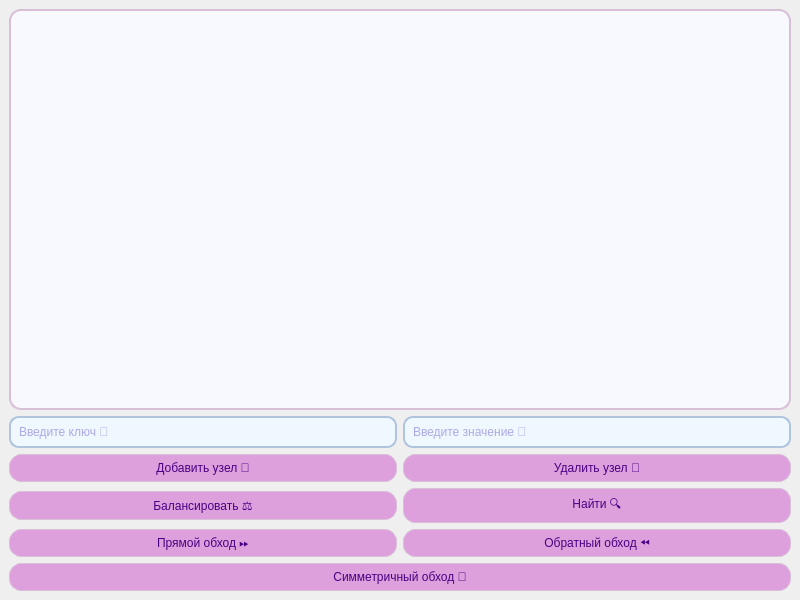
<?xml version="1.0" encoding="UTF-8"?>
<ui version="4.0">
 <class>MainWindow</class>
 <widget class="QMainWindow" name="MainWindow">
  <property name="geometry">
   <rect>
    <x>0</x>
    <y>0</y>
    <width>800</width>
    <height>600</height>
   </rect>
  </property>
  <property name="windowTitle">
   <string>💭 Dreamcore Tree 💭</string>
  </property>
  <widget class="QWidget" name="centralwidget">
   <layout class="QVBoxLayout" name="mainLayout">
    
    <!-- Дерево поиска -->
    <item>
     <widget class="QTreeWidget" name="treeWidget">
      <property name="headerHidden">
       <bool>true</bool>
      </property>
      <property name="styleSheet">
       <string notr="true">
        QTreeWidget {
            background-color: #f8f8ff;
            color: #6a5acd;
            border: 2px solid #d8bfd8;
            border-radius: 12px;
            padding: 6px;
        }
       </string>
      </property>
      <property name="minimumHeight">
       <number>250</number>
      </property>
     </widget>
    </item>

    <!-- Поля ввода -->
    <item>
     <layout class="QHBoxLayout" name="inputLayout">
      <item>
       <widget class="QLineEdit" name="lineEditKey">
        <property name="placeholderText">
         <string>Введите ключ 🔑</string>
        </property>
        <property name="styleSheet">
         <string notr="true">
          QLineEdit {
              background-color: #f0f8ff;
              color: #6a5acd;
              font: bold 12pt "Segoe UI";
              border: 2px solid #b0c4de;
              border-radius: 10px;
              padding: 6px;
          }
         </string>
        </property>
       </widget>
      </item>
      <item>
       <widget class="QLineEdit" name="lineEditValue">
        <property name="placeholderText">
         <string>Введите значение 🌸</string>
        </property>
        <property name="styleSheet">
         <string notr="true">
          QLineEdit {
              background-color: #f0f8ff;
              color: #6a5acd;
              font: bold 12pt "Segoe UI";
              border: 2px solid #b0c4de;
              border-radius: 10px;
              padding: 6px;
          }
         </string>
        </property>
       </widget>
      </item>
     </layout>
    </item>

    <!-- Кнопки управления деревом -->
    <item>
     <layout class="QGridLayout" name="buttonLayout">
      
      <item row="0" column="0">
       <widget class="QPushButton" name="buttonAdd">
        <property name="text">
         <string>Добавить узел 🌱</string>
        </property>
        <property name="styleSheet">
         <string notr="true">
          QPushButton {
              background-color: #dda0dd;
              color: #4b0082;
              font: bold 11pt "Segoe UI";
              border-radius: 12px;
              border: 1px solid #d8bfd8;
              padding: 6px 12px;
          }
          QPushButton:hover {
              background-color: #e6e6fa;
          }
         </string>
        </property>
        <property name="minimumHeight">
         <number>55</number>
        </property>
       </widget>
      </item>

      <item row="0" column="1">
       <widget class="QPushButton" name="buttonDelete">
        <property name="text">
         <string>Удалить узел 🍂</string>
        </property>
        <property name="styleSheet">
         <string notr="true">
          QPushButton {
              background-color: #dda0dd;
              color: #4b0082;
              font: bold 11pt "Segoe UI";
              border-radius: 12px;
              border: 1px solid #d8bfd8;
              padding: 6px 12px;
          }
          QPushButton:hover {
              background-color: #e6e6fa;
          }
         </string>
        </property>
        <property name="minimumHeight">
         <number>55</number>
        </property>
       </widget>
      </item>

      <item row="1" column="0">
       <widget class="QPushButton" name="buttonBalance">
        <property name="text">
         <string>Балансировать ⚖️</string>
        </property>
        <property name="styleSheet">
         <string notr="true">
          QPushButton {
              background-color: #dda0dd;
              color: #4b0082;
              font: bold 11pt "Segoe UI";
              border-radius: 12px;
              border: 1px solid #d8bfd8;
              padding: 6px 12px;
          }
          QPushButton:hover {
              background-color: #e6e6fa;
          }
         </string>
        </property>
        <property name="minimumHeight">
         <number>55</number>
        </property>
       </widget>
      </item>

      <item row="1" column="1">
       <widget class="QPushButton" name="buttonFind">
        <property name="text">
         <string>Найти 🔍</string>
        </property>
        <property name="styleSheet">
         <string notr="true">
          QPushButton {
              background-color: #dda0dd;
              color: #4b0082;
              font: bold 11pt "Segoe UI";
              border-radius: 12px;
              border: 1px solid #d8bfd8;
              padding: 6px 12px;
          }
          QPushButton:hover {
              background-color: #e6e6fa;
          }
         </string>
        </property>
        <property name="minimumHeight">
         <number>55</number>
        </property>
       </widget>
      </item>

      <item row="2" column="0">
       <widget class="QPushButton" name="buttonPreorder">
        <property name="text">
         <string>Прямой обход ⏩</string>
        </property>
        <property name="styleSheet">
         <string notr="true">
          QPushButton {
              background-color: #dda0dd;
              color: #4b0082;
              font: bold 11pt "Segoe UI";
              border-radius: 12px;
              border: 1px solid #d8bfd8;
              padding: 6px 12px;
          }
          QPushButton:hover {
              background-color: #e6e6fa;
          }
         </string>
        </property>
        <property name="minimumHeight">
         <number>55</number>
        </property>
       </widget>
      </item>

      <item row="2" column="1">
       <widget class="QPushButton" name="buttonPostorder">
        <property name="text">
         <string>Обратный обход ⏪</string>
        </property>
        <property name="styleSheet">
         <string notr="true">
          QPushButton {
              background-color: #dda0dd;
              color: #4b0082;
              font: bold 11pt "Segoe UI";
              border-radius: 12px;
              border: 1px solid #d8bfd8;
              padding: 6px 12px;
          }
          QPushButton:hover {
              background-color: #e6e6fa;
          }
         </string>
        </property>
        <property name="minimumHeight">
         <number>55</number>
        </property>
       </widget>
      </item>

      <item row="3" column="0" colspan="2">
       <widget class="QPushButton" name="buttonInorder">
        <property name="text">
         <string>Симметричный обход 🔁</string>
        </property>
        <property name="styleSheet">
         <string notr="true">
          QPushButton {
              background-color: #dda0dd;
              color: #4b0082;
              font: bold 11pt "Segoe UI";
              border-radius: 12px;
              border: 1px solid #d8bfd8;
              padding: 6px 12px;
          }
          QPushButton:hover {
              background-color: #e6e6fa;
          }
         </string>
        </property>
        <property name="minimumHeight">
         <number>55</number>
        </property>
       </widget>
      </item>

     </layout>
    </item>

   </layout>
  </widget>
 </widget>
 <resources/>
 <connections/>
</ui>
